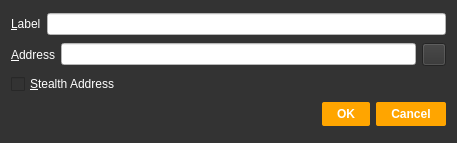
<?xml version="1.0" encoding="UTF-8"?>
<ui version="4.0">
 <class>EditAddressDialog</class>
 <widget class="QDialog" name="EditAddressDialog">
  <property name="geometry">
   <rect>
    <x>0</x>
    <y>0</y>
    <width>457</width>
    <height>143</height>
   </rect>
  </property>
  <property name="windowTitle">
   <string>Edit Address</string>
  </property>
  <property name="styleSheet">
   <string notr="true">background-color:rgb(51, 51, 51);
color: rgb(255, 255, 255);</string>
  </property>
  <layout class="QGridLayout" name="gridLayout_2">
   <item row="0" column="0">
    <layout class="QHBoxLayout" name="horizontalLayout_4">
     <item>
      <widget class="QLabel" name="label">
       <property name="text">
        <string>&amp;Label</string>
       </property>
       <property name="buddy">
        <cstring>labelEdit</cstring>
       </property>
      </widget>
     </item>
     <item>
      <widget class="QLineEdit" name="labelEdit">
       <property name="toolTip">
        <string>The label associated with this address book entry</string>
       </property>
       <property name="styleSheet">
        <string notr="true">background-color: rgb(255, 255, 255);
color: rgb(0, 0, 0);</string>
       </property>
      </widget>
     </item>
    </layout>
   </item>
   <item row="1" column="0">
    <layout class="QHBoxLayout" name="horizontalLayout_3">
     <item>
      <widget class="QLabel" name="label_2">
       <property name="text">
        <string>&amp;Address</string>
       </property>
       <property name="buddy">
        <cstring>addressEdit</cstring>
       </property>
      </widget>
     </item>
     <item>
      <widget class="QLineEdit" name="addressEdit">
       <property name="toolTip">
        <string>The address associated with this address book entry. This can only be modified for sending addresses.</string>
       </property>
       <property name="styleSheet">
        <string notr="true">background-color: rgb(255, 255, 255);
color: rgb(0, 0, 0);</string>
       </property>
      </widget>
     </item>
     <item>
      <widget class="QToolButton" name="EditAddressPasteButton">
       <property name="toolTip">
        <string>Paste address from clipboard</string>
       </property>
       <property name="text">
        <string/>
       </property>
       <property name="icon">
        <iconset resource="../bitcoin.qrc">
         <normaloff>:/icons/editpaste</normaloff>:/icons/editpaste</iconset>
       </property>
       <property name="shortcut">
        <string>Alt+P</string>
       </property>
      </widget>
     </item>
    </layout>
   </item>
   <item row="2" column="0">
    <widget class="QCheckBox" name="stealthCB">
     <property name="styleSheet">
      <string notr="true">color: rgb(255, 255, 255);</string>
     </property>
     <property name="text">
      <string>&amp;Stealth Address</string>
     </property>
    </widget>
   </item>
   <item row="3" column="0">
    <widget class="QDialogButtonBox" name="buttonBox">
     <property name="styleSheet">
      <string notr="true">background-color: rgb(255, 165, 0); 
font: 75 10pt 'Ubuntu';
font-weight:bold; 
border-radius:2px; 
padding:5px 15px;
color: rgb(255, 255, 255);</string>
     </property>
     <property name="orientation">
      <enum>Qt::Horizontal</enum>
     </property>
     <property name="standardButtons">
      <set>QDialogButtonBox::Cancel|QDialogButtonBox::Ok</set>
     </property>
    </widget>
   </item>
  </layout>
 </widget>
 <resources>
  <include location="../bitcoin.qrc"/>
 </resources>
 <connections>
  <connection>
   <sender>buttonBox</sender>
   <signal>accepted()</signal>
   <receiver>EditAddressDialog</receiver>
   <slot>accept()</slot>
   <hints>
    <hint type="sourcelabel">
     <x>248</x>
     <y>254</y>
    </hint>
    <hint type="destinationlabel">
     <x>157</x>
     <y>274</y>
    </hint>
   </hints>
  </connection>
  <connection>
   <sender>buttonBox</sender>
   <signal>rejected()</signal>
   <receiver>EditAddressDialog</receiver>
   <slot>reject()</slot>
   <hints>
    <hint type="sourcelabel">
     <x>316</x>
     <y>260</y>
    </hint>
    <hint type="destinationlabel">
     <x>286</x>
     <y>274</y>
    </hint>
   </hints>
  </connection>
 </connections>
</ui>
